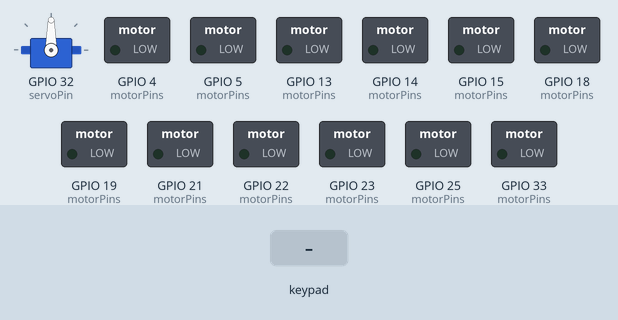
This sketch was run on a simulated ESP32. On the bench: servo, switched loads named in the sketch (green lamp = pin HIGH). The inputs (shaded band) are chosen by the test bench. Nothing arrives over Bluetooth unless stated.

Above: at 1.2 s.
1.3 s: key 'U' pressed
At 1.53 s:
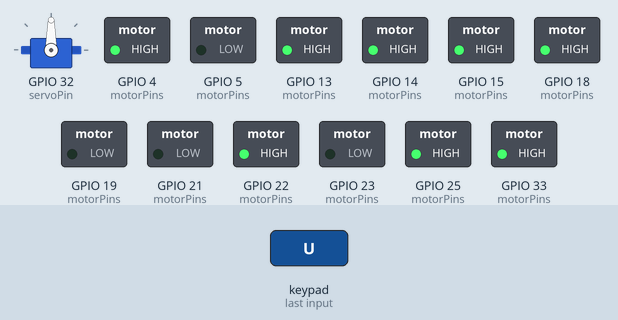
3.2 s: key 'D' pressed
At 3.43 s:
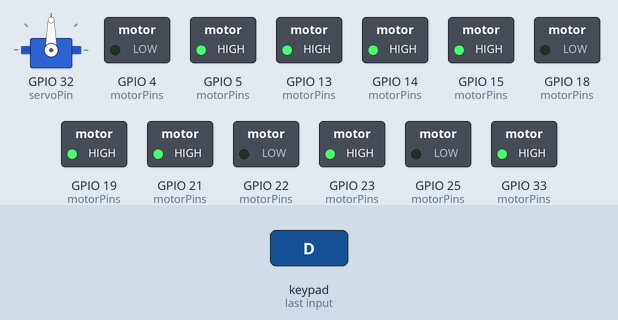
5.1 s: key 'L' pressed
At 5.33 s:
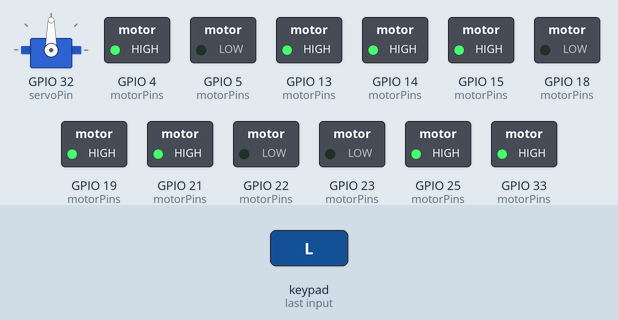
7.0 s: key 'R' pressed
At 7.23 s:
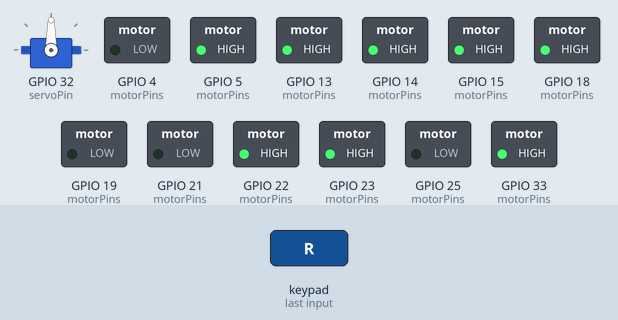
8.9 s: key 'X' pressed
At 10.0 s:
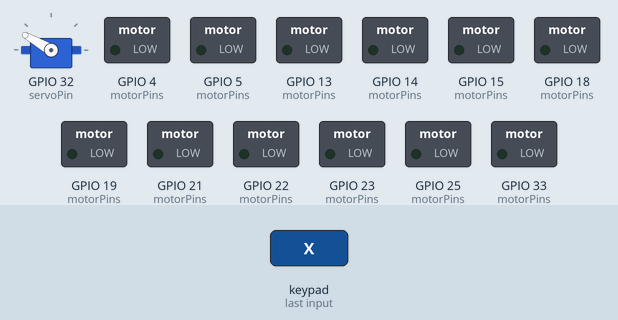
10.4 s: key 'U' pressed
At 10.63 s:
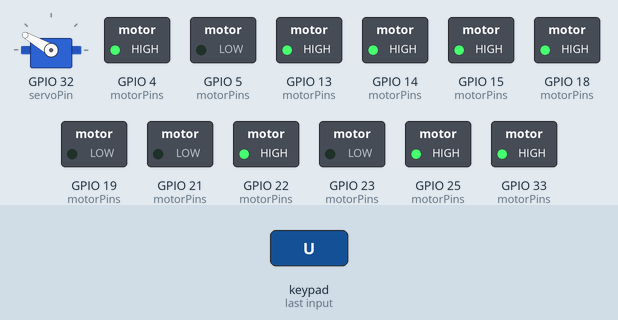
Timing chart, 0 to 13.3 s (numbered marks = the images above; inputs shaded):
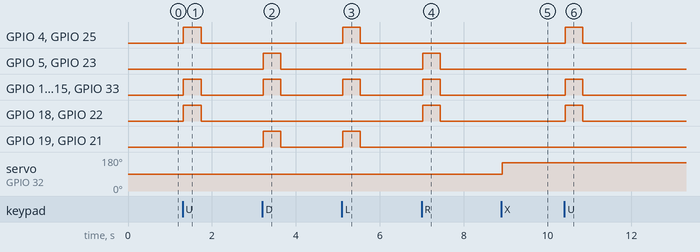

Measured:
- after the input at 1.3 s, GPIO 4 (motorPins), GPIO 13 (motorPins), GPIO 14 (motorPins), GPIO 15 (motorPins), GPIO 18 (motorPins), GPIO 22 (motorPins), GPIO 25 (motorPins), GPIO 33 (motorPins): LOW → HIGH at once, → LOW 0.42 s later
- after the input at 3.2 s, GPIO 5 (motorPins), GPIO 13 (motorPins), GPIO 14 (motorPins), GPIO 15 (motorPins), GPIO 19 (motorPins), GPIO 21 (motorPins), GPIO 23 (motorPins), GPIO 33 (motorPins): LOW → HIGH at once, → LOW 0.42 s later
- after the input at 5.1 s, GPIO 4 (motorPins), GPIO 13 (motorPins), GPIO 14 (motorPins), GPIO 15 (motorPins), GPIO 19 (motorPins), GPIO 21 (motorPins), GPIO 25 (motorPins), GPIO 33 (motorPins): LOW → HIGH at once, → LOW 0.42 s later
- after the input at 7.0 s, GPIO 5 (motorPins), GPIO 13 (motorPins), GPIO 14 (motorPins), GPIO 15 (motorPins), GPIO 18 (motorPins), GPIO 22 (motorPins), GPIO 23 (motorPins), GPIO 33 (motorPins): LOW → HIGH at once, → LOW 0.42 s later
- after the input at 8.9 s, servo on GPIO 32 (servoPin): 90° → 150° at once
- after the input at 10.4 s, GPIO 4 (motorPins), GPIO 13 (motorPins), GPIO 14 (motorPins), GPIO 15 (motorPins), GPIO 18 (motorPins), GPIO 22 (motorPins), GPIO 25 (motorPins), GPIO 33 (motorPins): LOW → HIGH at once, → LOW 0.42 s later

The sketch:

abu_2026_r1.ino
```cpp
#include <ps5Controller.h>
#include <HardwareSerial.h>
#include <ESP32Servo.h>

HardwareSerial SerialPort(1);
Servo myServo;

const int rxPin = 26;
const int txPin = 27;

static const int servoPin = 32;

const int pwmSpeed = 255;  // ความเร็วมอเตอร์ (0-255)

// {IN1, IN2, PWM}
const int motorPins[4][3] = {
  { 4, 5, 33 },    // Front Left หน้าซ้าย
  { 18, 19, 13 },  // Rear Left หลังซ้าย
  { 21, 22, 14 },  // Front Right หน้าขวา
  { 23, 25, 15 }   // Rear Right  หลังขวา
};

unsigned long lastActionTime = 0;
const unsigned long actionDelay = 500;  // หน่วงการกดปุ่มซ้ำ

void setup() {
  ps5.begin("10:18:49:80:58:30");
  Serial.begin(115200);
  SerialPort.begin(115200, SERIAL_8N1, rxPin, txPin);

  // ตั้งค่าขา GPIO และ PWM
  for (int i = 0; i < 4; i++) {
    pinMode(motorPins[i][0], OUTPUT);
    pinMode(motorPins[i][1], OUTPUT);
    // ledcSetup(i, 5000, 8);
    // ledcAttachPin(motorPins[i][2], i);
    ledcAttach(motorPins[i][2], 5000, 8);
  }
  // อนุญาตให้ใช้ Timer สำหรับ PWM
  ESP32PWM::allocateTimer(3);
  myServo.setPeriodHertz(50);  // มาตรฐาน Servo คือ 50Hz

  // เชื่อมต่อ Servo เข้ากับขาที่กำหนด
  // RDS51160 มักมีช่วง Pulse width ที่ 500us - 2500us สำหรับ 180 หรือ 270 องศา
  myServo.attach(servoPin, 500, 2500);
  myServo.write(90);
}

// ===== ฟังก์ชันควบคุมการเคลื่อนไหวแบบ Mecanum =====
void moveMotor(int index, bool direction, int speed) {
  digitalWrite(motorPins[index][0], direction ? HIGH : LOW);
  digitalWrite(motorPins[index][1], direction ? LOW : HIGH);
  ledcWrite(motorPins[index][2], speed);
}

void stopAllMotors() {
  for (int i = 0; i < 4; i++) {
    digitalWrite(motorPins[i][0], LOW);
    digitalWrite(motorPins[i][1], LOW);
    ledcWrite(motorPins[i][2], 0);
  }
}

void moveForward() {
  moveMotor(0, true, pwmSpeed);   // FL
  moveMotor(1, true, pwmSpeed);   // RL
  moveMotor(2, false, pwmSpeed);  // FR
  moveMotor(3, false, pwmSpeed);  // RR
}

void moveBackward() {
  moveMotor(0, false, pwmSpeed);  // FL
  moveMotor(1, false, pwmSpeed);  // RL
  moveMotor(2, true, pwmSpeed);   // FR
  moveMotor(3, true, pwmSpeed);   // RR
}

void strafeLeft() {
  moveMotor(0, true, pwmSpeed);   // FL
  moveMotor(1, false, pwmSpeed);  // RL
  moveMotor(2, true, pwmSpeed);   // FR
  moveMotor(3, false, pwmSpeed);  // RR
}

void strafeRight() {
  moveMotor(0, false, pwmSpeed);  // FL
  moveMotor(1, true, pwmSpeed);   // RL
  moveMotor(2, false, pwmSpeed);  // FR
  moveMotor(3, true, pwmSpeed);   // RR
}

void rotateRight() {
  moveMotor(0, true, pwmSpeed);  // FL
  moveMotor(1, true, pwmSpeed);  // RL
  moveMotor(2, true, pwmSpeed);  // FR
  moveMotor(3, true, pwmSpeed);  // RR
}

void rotateLeft() {
  moveMotor(0, false, pwmSpeed);  // FL
  moveMotor(1, false, pwmSpeed);  // RL
  moveMotor(2, false, pwmSpeed);  // FR
  moveMotor(3, false, pwmSpeed);  // RR
}

// ========== LOOP ==========
void loop() {
  if (!ps5.isConnected()) return;

  unsigned long now = millis();

  // กดปุ่มสื่อสารอื่นๆ (มี delay)
  if (now - lastActionTime > actionDelay) {
    if (ps5.Touchpad()) {
      SerialPort.println("Pad");
      myServo.write(90);
      lastActionTime = now;
    } else if (ps5.Square()) {
      SerialPort.println("Square");
      delay(900);
      myServo.write(150);
      lastActionTime = now;
    } else if (ps5.Triangle()) {
      SerialPort.println("Triangle");
      lastActionTime = now;
    } else if (ps5.Circle()) {
      SerialPort.println("Circle");
      lastActionTime = now;
    } else if (ps5.R1()) {
      SerialPort.println("Drop");
      lastActionTime = now;
    } else if (ps5.R2()) {
      SerialPort.println("Release");
      lastActionTime = now;
    } else if (ps5.Cross()) {
      if (myServo.read() == 90) {
        myServo.write(150);
      } else {
        myServo.write(90);
      }
      lastActionTime = now;
    }
  }

  // ควบคุมการเคลื่อนไหว
  if (ps5.Up()) {
    // Serial.println("Forward");
    moveForward();
  } else if (ps5.Down()) {
    // Serial.println("Backward");
    moveBackward();
  } else if (ps5.Left()) {
    // Serial.println("Strafe Left");
    strafeLeft();
  } else if (ps5.Right()) {
    // Serial.println("Strafe Right");
    strafeRight();
  } else if (ps5.LStickY() > 100) {
    SerialPort.println("M");
  } else if (ps5.LStickY() < -100) {
    SerialPort.println("W");
  } else if (ps5.RStickX() > 100) {
    // Serial.printf("Rotate Right: %d\n", ps5.LStickX());
    rotateRight();
  } else if (ps5.RStickX() < -100) {
    // Serial.printf("Rotate Left: %d\n", ps5.LStickX());
    rotateLeft();
  } else if (ps5.L1()) {
    SerialPort.println("O");
  } else {
    stopAllMotors();
    SerialPort.println("X");
  }
}
```
